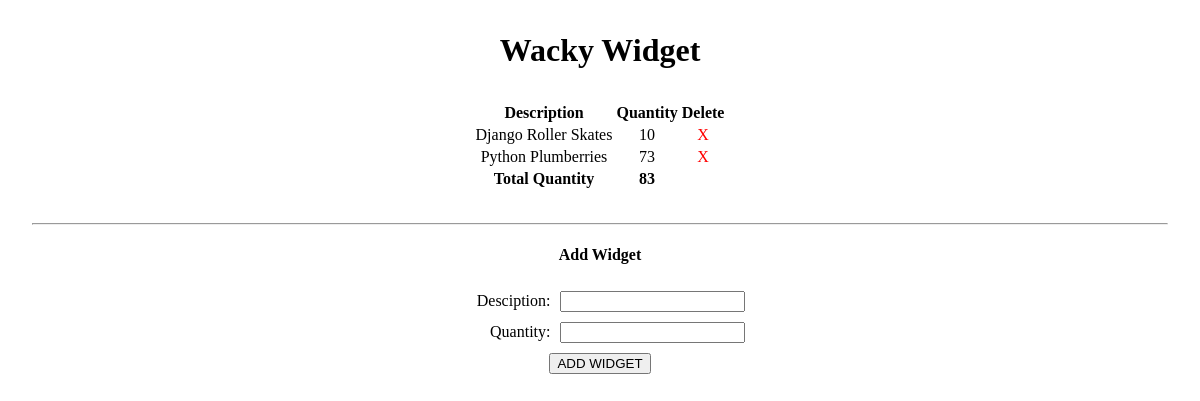
The page / on the database its author committed.
### main_app/models.py (models this page shows)
class Widget(models.Model):
  description = CharField(max_length=50)
  quantity = IntegerField()

### main_app/views.py (the view)
# urls.py: path('', views.index, name='index'),
def index(request):
  widgets = Widget.objects.all()
  sum = 0
  for widget in widgets:
    sum += widget.quantity
  return render(request, 'index.html', {'widgets': widgets, 'sum': sum})

### main_app/templates/index.html (shortened to what this page needs)
{% load static %}
<!DOCTYPE html>
<html lang="en">
<head>
  <link rel="stylesheet" href="https://unpkg.com/purecss@1.0.0/build/pure-min.css">
  <link rel="stylesheet" type="text/css" href="{% static 'css/style.css' %}">
</head>
<body>
  <h1>Wacky Widget</h1>
  {% if widgets|length %}
    <table class="pure-table pure-table-striped">
      <thead>
        <tr>
          <th>Description</th>
          <th>Quantity</th>
          <th>Delete</th>
        </tr>
      </thead>
      <tbody>
        {% for widget in widgets %}
        <tr>
          <td>{{ widget.description }}</td>
          <td>{{ widget.quantity }}</td>
          <td><a href="{% url 'delete' widget.id %}">X</a></td>
        </tr>
        {% endfor %}
        <tr style="font-weight: bold;">
          <td>Total Quantity</td>
          <td>{{ sum }}</td>
          <td></td>
        </tr>
      </tbody>
    </table>
  {% else %}
    <h3>No Widgets Exist</h3>
  {% endif %}
    <hr>
  <h4>Add Widget</h4>
  <form class="pure-form" action="{% url 'create' %}" method="POST">
    <label>Desciption:</label>
    <input type="text" name="description">
    <br>
    <label>Quantity:</label>
    <input type="text" name="quantity">
    <br>
    <input type="submit" value="ADD WIDGET" class="btn">
  </form>
</body>
</html>

### main_app/static/css/style.css (style rules this page uses)
body { text-align: center; margin: 2rem; }
label { display: inline-block; width: 100px; text-align: right; }
input { margin: 5px; }
table { margin: 2rem auto; }
table a { color: red; text-decoration: none; }

### rows shown on the page
Widget: description "Django Roller Skates", quantity "10"
Widget: description "Python Plumberries", quantity "73"

### other values the page prints
{{ sum }} "83"
